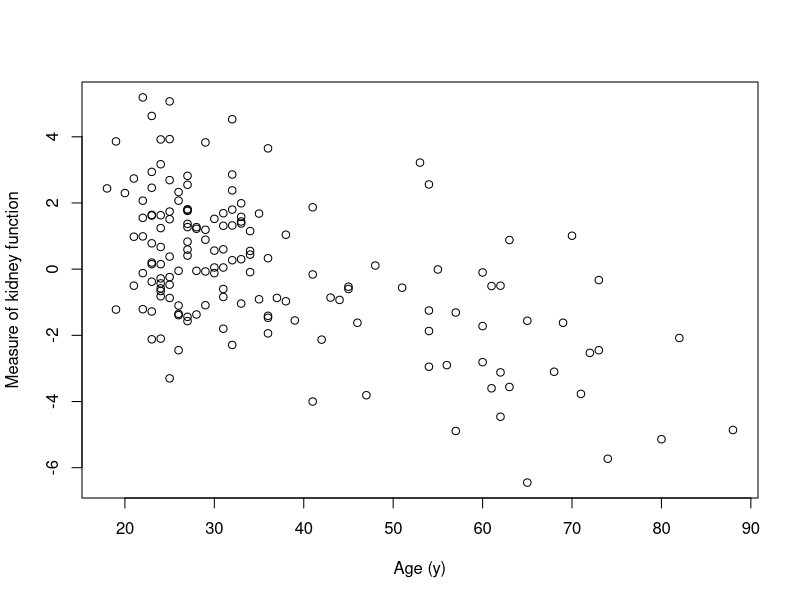
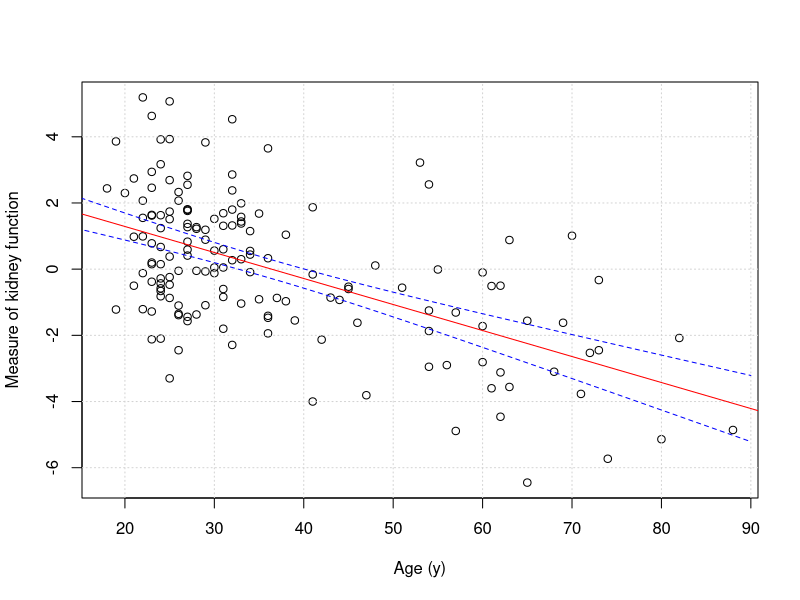
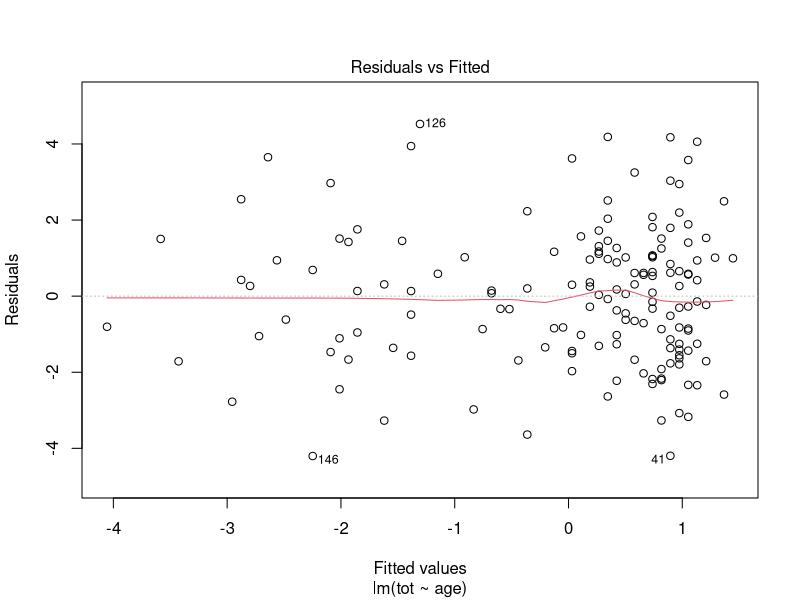
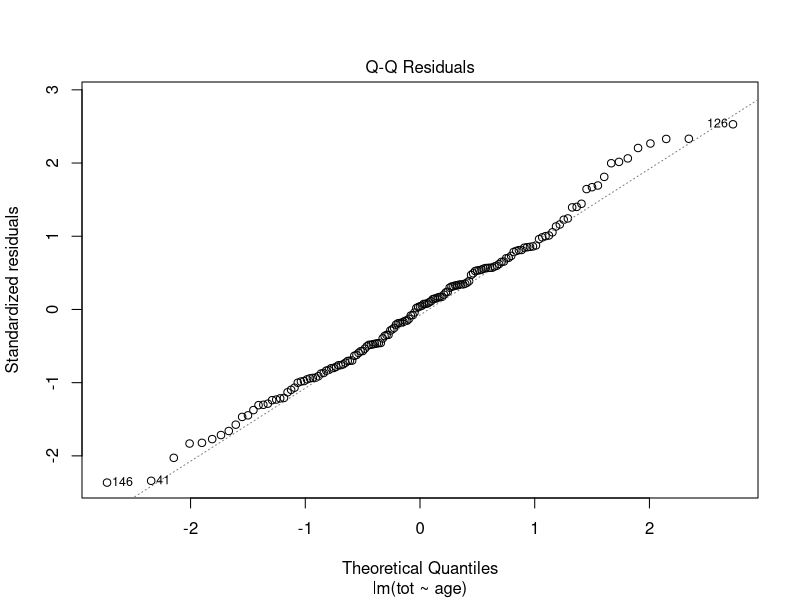
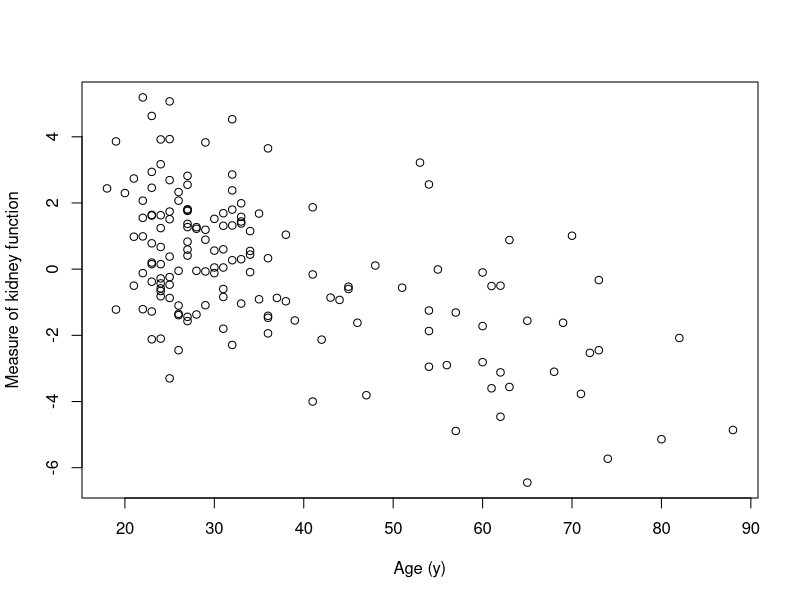

R code for these plots, in order:
## ---- chunk 1
mydta<-read.csv("kidney.txt", sep=" ") #columns separated by whitespace, not commar
head(mydta) ##print out first few rows
## ---- chunk 2
mydta<-read.csv("kidney.txt", sep=" ") #columns separated by whitespace, not commar
head(mydta) ##print out first few rows
## ---- chunk 3
mydta<-read.csv("kidney.txt", sep=" ") #columns separated by whitespace, not commar
head(mydta) ##print out first few rows
## ---- chunk 4

library("tidyverse")

library("knitr")
## ---- chunk 5
summary(mydta) 

## ---- chunk 6
## echo = FALSE means the code does not appear by the output (here a table) will
## results='asis' needed for the table formatting using kable() function
kable(summary(mydta), caption="", align='r', row.names=FALSE)

## ---- chunk 7

mytab<-rbind(quantile(mydta$age), quantile(mydta$tot))
rownames(mytab)<-c("Age", "Kidney function")
kable(mytab, caption="Quantile of age and kidney function", align='r', row.names=TRUE)

## ---- chunk 8

plot(mydta$age, mydta$tot, xlab="Age (y)", ylab="Measure of kidney function")

## ---- chunk 9
png("myplot.png")
plot(mydta$age, mydta$tot, xlab="Age (y)", ylab="Measure of kidney function")
dev.off()

## ---- chunk 10
cor.test(mydta$age, mydta$tot)
## ---- chunk 11
myreg<-lm(tot~age, mydta)
summary(myreg)
## ---- chunk 12
myci<-format(round( cbind( coef(myreg), confint(myreg)),3), nsmall=3)

mycitxt<-paste0(myci[2,1], " (95%CI", myci[2,2], " to ", myci[2,3], ")")

## ---- chunk 13
##Scatter plot
plot(mydta$age, mydta$tot, xlab="Age (y)", ylab="Measure of kidney function")
## Regression line
grid()
abline(myreg, col="red")
## Confidence intervals
newx <- seq(1, 90, by=0.2)
conf_interval <- predict(myreg, newdata=data.frame(age=newx), interval="confidence",level = 0.95)
lines(newx, conf_interval[,2], col="blue", lty=2)
lines(newx, conf_interval[,3], col="blue", lty=2)
## ---- chunk 14
## Residuals 
plot(myreg,1)
## ---- chunk 15
## QQ plot 
plot(myreg,2)

